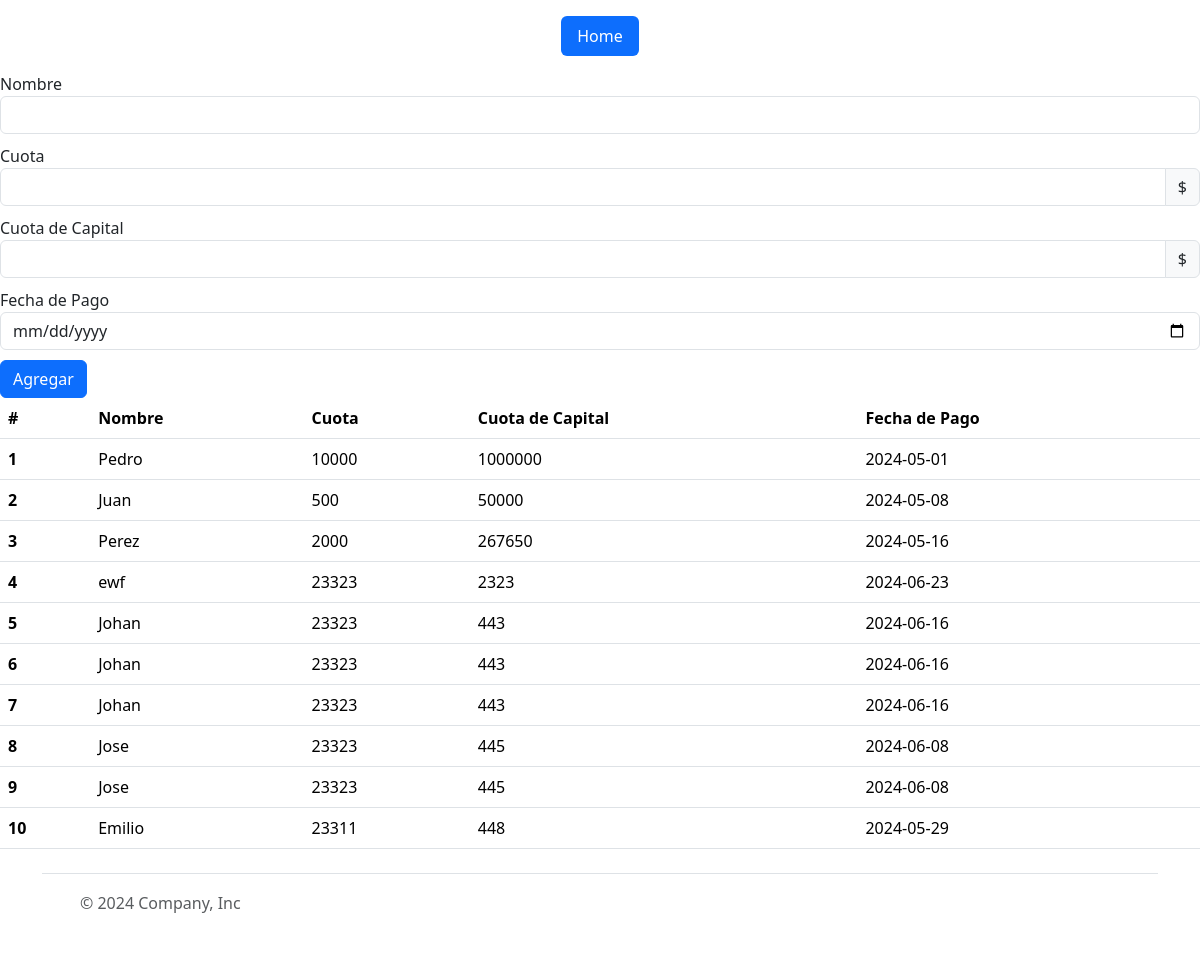
/LabN1/index.php, run on the app's committed database.
### tables this page shows
CREATE TABLE IF NOT EXISTS `pagos` (
  `id` int unsigned NOT NULL AUTO_INCREMENT,
  `deudor` varchar(50) DEFAULT NULL,
  `cuota` float DEFAULT NULL,
  `cuota_capital` float DEFAULT NULL,
  `fecha_pago` date DEFAULT NULL,
  PRIMARY KEY (`id`)
);

### LabN1/db.php (called while the page is built, shortened)
<?php
function getPagos()
{
    $db = new PDO(
        'mysql:host=localhost;'
            . 'dbname=db_labn1;charset=utf8',
        'root',
        '1234'
    );
    $sentencia = $db->prepare("select * from pagos");
    $sentencia->execute();
    $pagos = $sentencia->fetchAll(PDO::FETCH_OBJ);
    return $pagos;
}

### LabN1/index.php (the view, shortened to what this page needs)
<?php
require_once 'db.php';
?>
<form action="index.php" method="post">
    <label for="nombre">Nombre</label>
    <div class="input-group">
        <input type="text" name="nombre" id="nombre" class="form-control" aria-label="Dollar amount (with dot and two decimal places)">
    </div>
    <label for="cuota" class="margenes">Cuota</label>
    <div class="input-group">
        <input type="number" name="cuota" id="cuota" class="form-control" aria-label="Dollar amount (with dot and two decimal places)">
        <span class="input-group-text">$</span>
    </div>
    <label for="cuota_capital" class="margenes">Cuota de Capital</label>
    <div class="input-group">
        <input type="number" name="cuota_capital" id="cuota_capital" class="form-control" aria-label="Dollar amount (with dot and two decimal places)">
        <span class="input-group-text">$</span>
    </div>
    <label for="fecha_pago" class="margenes">Fecha de Pago</label>
    <div class="input-group">
        <input type="date" name="fecha_pago" id="fecha_pago" class="form-control" aria-label="Dollar amount (with dot and two decimal places)">
    </div>
    <button type="submit" class="btn btn-primary margenes">Agregar</button>
</form>
<table class="table">
    <thead>
        <tr>
            <th scope="col">#</th>
            <th scope="col">Nombre</th>
            <th scope="col">Cuota</th>
            <th scope="col">Cuota de Capital</th>
            <th scope="col">Fecha de Pago</th>
        </tr>
    </thead>
    <tbody>
        <?php
        $pagos = getPagos();
        foreach ($pagos as $pago) { ?>
            <tr>
                <th scope="row"><?= $pago->id ?></th>
                <td><?= $pago->deudor ?></td>
                <td><?= $pago->cuota ?></td>
                <td><?= $pago->cuota_capital ?></td>
                <td><?= $pago->fecha_pago ?></td>
            </tr>
        <?php
        }
        ?>
    </tbody>
</table>

### LabN1/CSS/styles.css (style rules this page uses)
.margenes { margin-top: 10px; }

### data on the page
pagos: id "1", deudor "Pedro", cuota "10000", cuota_capital "1000000", fecha_pago "2024-05-01"
pagos: id "2", deudor "Juan", cuota "500", cuota_capital "50000", fecha_pago "2024-05-08"
pagos: id "3", deudor "Perez", cuota "2000", cuota_capital "267650", fecha_pago "2024-05-16"
pagos: id "4", deudor "ewf", cuota "23323", cuota_capital "2323", fecha_pago "2024-06-23"
pagos: id "5", deudor "Johan", cuota "23323", cuota_capital "443", fecha_pago "2024-06-16"
pagos: id "6", deudor "Johan", cuota "23323", cuota_capital "443", fecha_pago "2024-06-16"
pagos: id "7", deudor "Johan", cuota "23323", cuota_capital "443", fecha_pago "2024-06-16"
pagos: id "8", deudor "Jose", cuota "23323", cuota_capital "445", fecha_pago "2024-06-08"
pagos: id "9", deudor "Jose", cuota "23323", cuota_capital "445", fecha_pago "2024-06-08"
pagos: id "10", deudor "Emilio", cuota "23311", cuota_capital "448", fecha_pago "2024-05-29"
